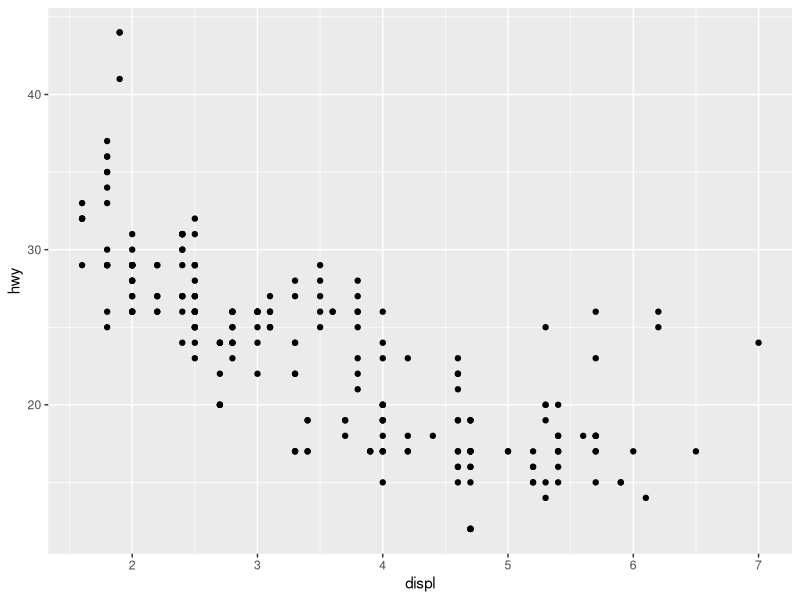
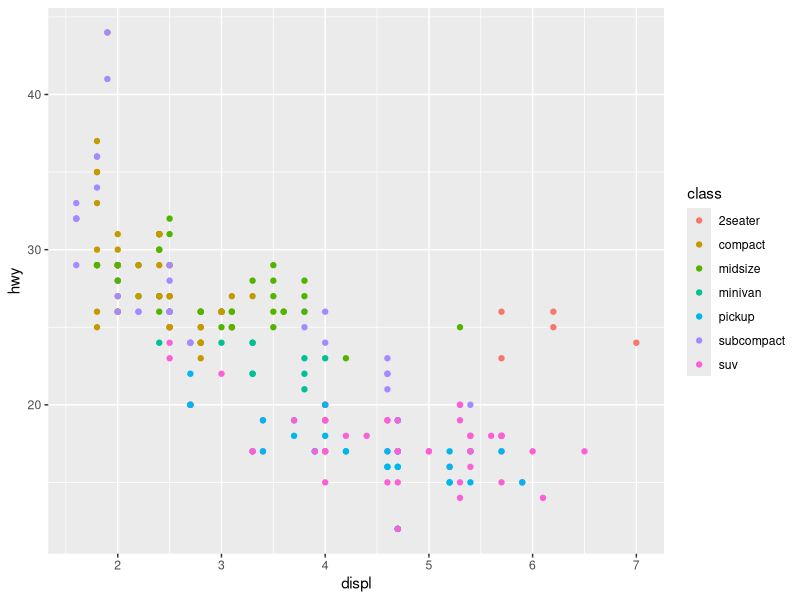
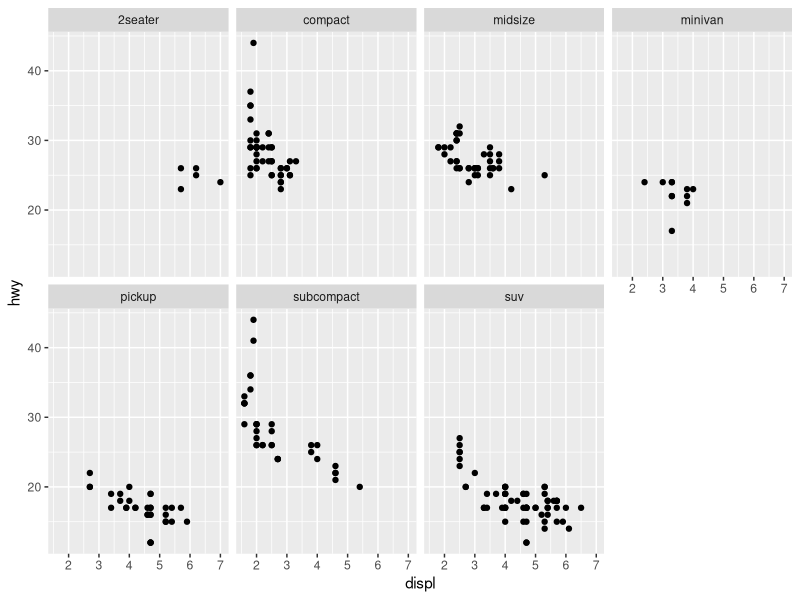
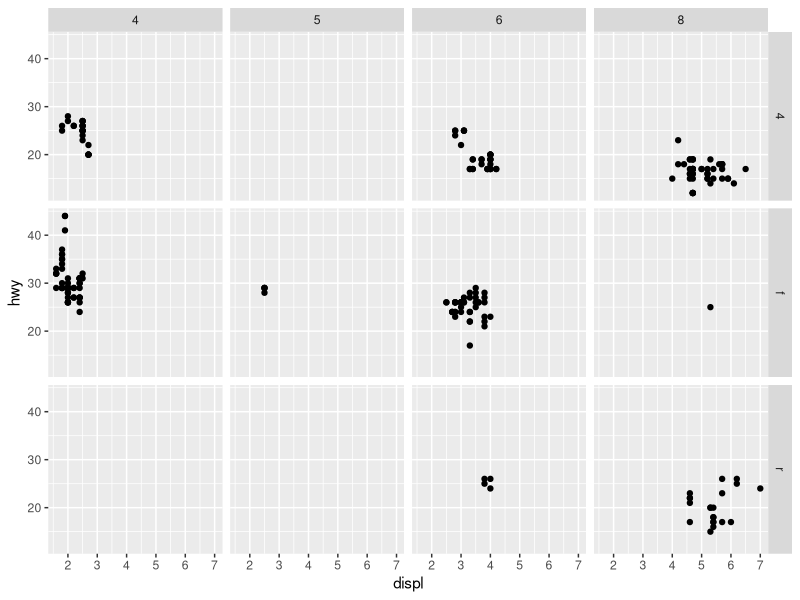
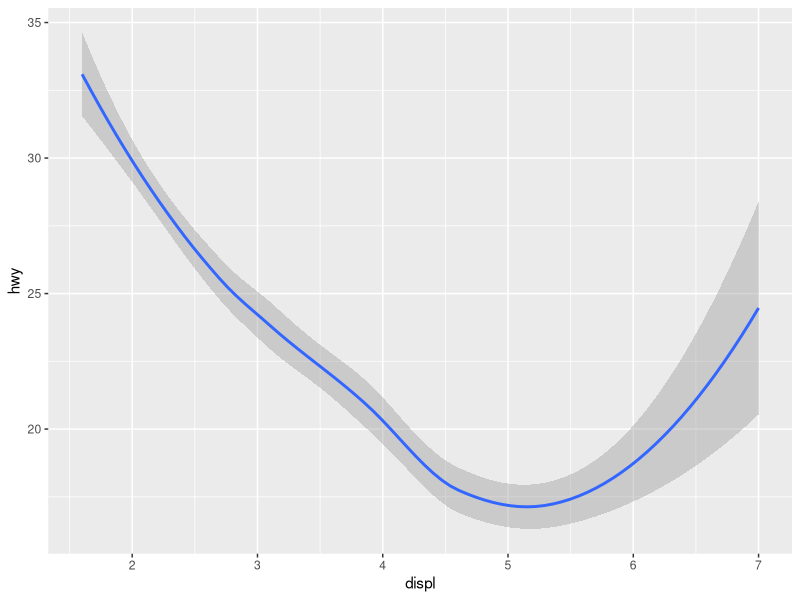
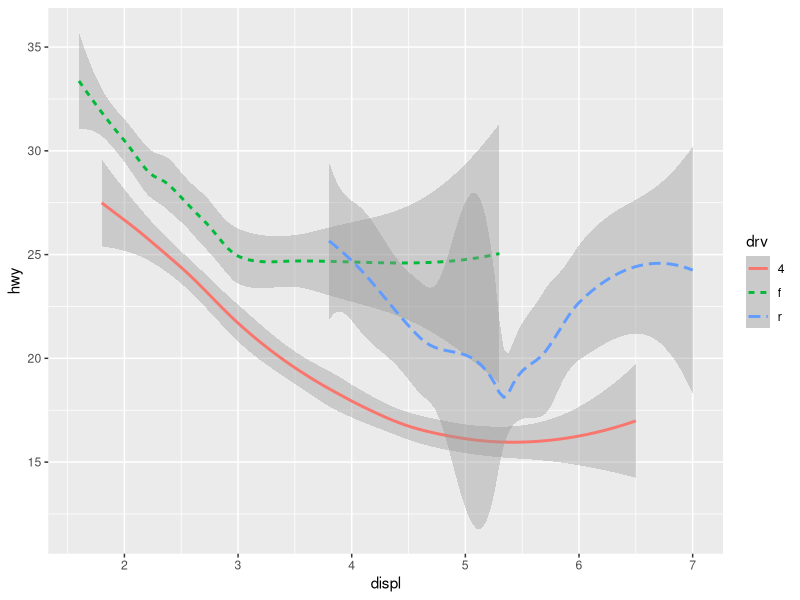
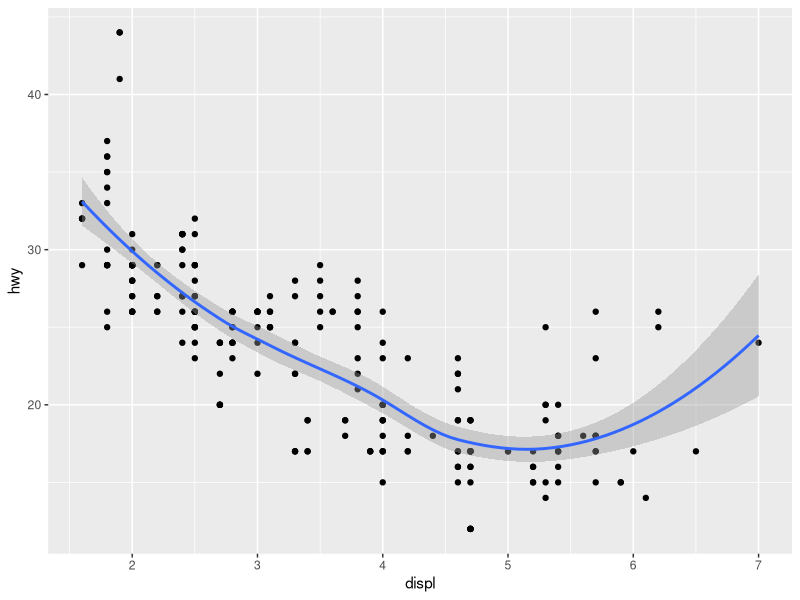
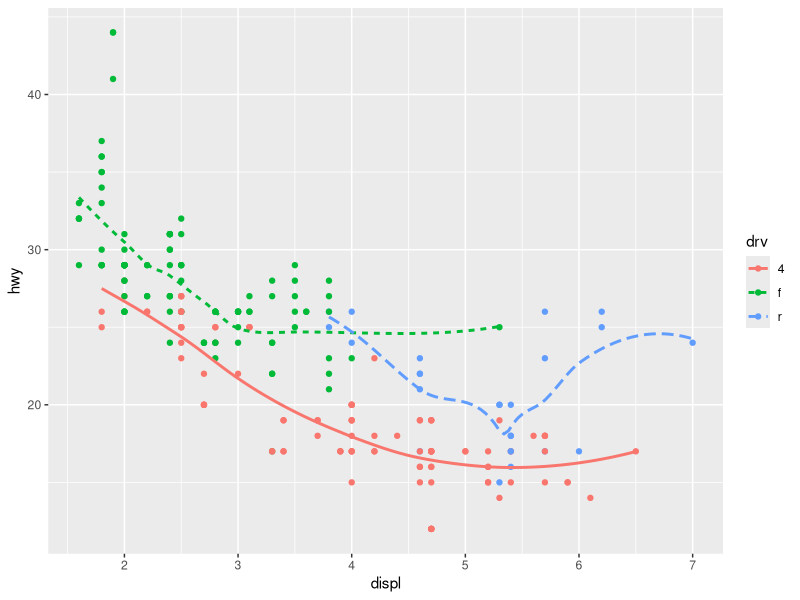

R code for these plots, in order:
# setwd("/mnt/windows/Dropbox/4. Archive/Algorithms/Learning R")

# DATA EXPLORATION: generates leads
# 1. Look at the data
# 2. Generate hypothesis
# 3. Test them 
# 4. Repeat it

# ggplot2: a grammar of graphics
#install.packages("tidyverse")
library(tidyverse)
# Be explicit about where a function comes from:
# package::function()
# ggplot2::ggplot()

# DATA FRAME:
# : Rectangular collection of variables (in columns) and observations

ggplot(data = mpg) +
  geom_point(mapping = aes(x = displ, y = hwy))

# Begin the plot with `ggplot()`
# First argument: dataset
# Layers: geom_points adds a layer of points (scatterplot)
# Each geom function takes a mapping argument: how variables are mapped to visual properties?
# Always paired with `aes()`, which specify which variables to map to x or y-axis.

# AESTHETIC: visual property of the objects displayed

ggplot(data = mpg) +
  geom_point(mapping = aes(x = displ, y = hwy, color = class))

# Other options: size, alpha (transparency), shape (only six types)

# FACETS: display various plots each with one subset of the data

ggplot(data = mpg) +
  geom_point(mapping = aes(x = displ, y = hwy)) +
  facet_wrap(~ class, nrow = 2)

ggplot(data = mpg) +
  geom_point(mapping = aes(x = displ, y = hwy)) +
  facet_grid(drv ~ cyl)

# GEOM:
# : Geometrical object that a plot uses to represent data

ggplot(data = mpg) +
  geom_smooth(mapping = aes(x = displ, y = hwy))

ggplot(data = mpg) +
  geom_smooth(mapping = aes(x = displ, y = hwy, linetype = drv, color = drv))

# Another way of organizing, passing the mapping directly to ggplot
ggplot(data = mpg, mapping = aes(x = displ, y = hwy)) +
  geom_point() +
  geom_smooth()

# Yet another example
ggplot(data = mpg, mapping = aes(x = displ, y = hwy)) +
  geom_point(mapping = aes(color = drv)) +
  geom_smooth(mapping = aes(linetype = drv, color = drv), se = FALSE)

# STATISTICAL TRANSFORMATIONS

ggplot(data = diamonds) +
  geom_bar(mapping = aes(x = cut))

# Here, the count is not a variable in diamonds, it is a new value!
# Bar charts, histograms, and frequency polygons bin your data
# Smoothers fit a model to your data and then plot predictions
# Boxplots compute a summary of the distribution

# Which algorithm calculate new values?
# Stat: statistical transformation

ggplot(data = diamonds) +
  stat_count(mapping = aes(x = cut))

# Is the same plot as above

demo <- tribble(
  ~a,      ~b,
  "bar_1", 20,
  "bar_2", 30,
  "bar_3", 40
)

ggplot(data = demo) + 
  geom_bar(mapping = aes(x = a, y = b), stat = "identity")

ggplot(data = diamonds) +
  geom_bar(
    mapping = aes(x = cut, y = ..prop.., group = 1)
  )

ggplot(data = diamonds) +
  stat_summary(
    mapping = aes(x = cut, y = depth),
    fun.ymin = min,
    fun.ymax = max,
    fun.y = median
  )

ggplot(data = diamonds) +
  geom_bar(mapping = aes(x = cut, y = ..prop..))
ggplot(data = diamonds) +
  geom_bar(
    mapping = aes(x = cut, fill = color, y = ..prop..)
  )

ggplot(data = diamonds) +
  geom_bar(mapping = aes(x = cut, color = cut))
ggplot(data = diamonds) +
  geom_bar(mapping = aes(x = cut, fill = cut))

ggplot(data = diamonds) +
  geom_bar(mapping = aes(x = cut, fill = clarity))

ggplot(data = diamonds) +
  geom_bar(
    mapping = aes(x = cut, fill = clarity),
    position = "dodge"
  )

# COORDINATE SYSTEMS

# coord_flip() switches the x- and y-axis
# coord_quickmap() sets the aspect ratio for maps (for sptaial data)

nz <- map_data("nz")
ggplot(nz, aes(long, lat, group = group)) +
  geom_polygon(fill = "white", color = "black") +
  coord_quickmap()

# coord_polar() uses polar coordinates

bar <- ggplot(data = diamonds) +
  geom_bar(
    mapping = aes(x = cut, fill = cut),
    show.legend = FALSE,
    width = 1
  ) +
  theme(aspect.ratio = 1) +
  labs(x = NULL, y = NULL)

bar + coord_polar()

# TEMPLATE

# ggplot(data = <DATA>) +
#   <GEOM_FUNCTION>(
#     mapping = aes(<MAPPINGS>),
#     stat = <STAT>,
#     position = <POSITION>
#   ) +
#   <COORDINATE_FUNCTION> +
#   <FACET_FUNCTION>